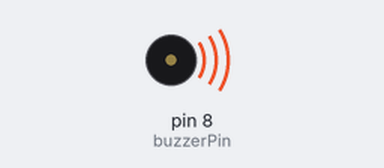
Simulated run of this sketch. Board: Arduino Uno, built with avr-gcc and run on an emulated ATmega328P. Shown: buzzer (waves = sounding).

Above: at 0.2 s.
At 5.7 s:
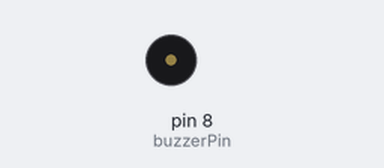
Timing chart, 0 to 8.8 s (numbered marks = the images above):
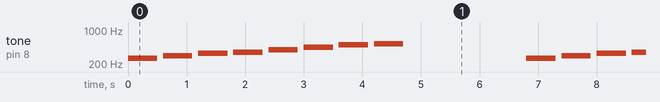

The sketch:

Buzzer.ino
```cpp
int buzzerPin = 8;

// 도레미파솔라시도 주파수 (Hz)
int notes[] = {262, 294, 330, 349, 392, 440, 494, 523};

void setup() {
  pinMode(buzzerPin, OUTPUT);
}

void loop() {
  for (int i = 0; i < 8; i++) {
    tone(buzzerPin, notes[i]);  // 음 재생
    delay(500);                 // 0.5초 동안 유지
    noTone(buzzerPin);          // 소리 끔
    delay(100);                 // 약간의 간격
  }

  delay(2000); // 한 번 연주 후 잠시 멈춤
}
```

Measured:
- by itself, tone on pin 8 (buzzerPin): repeats every 6.8 s: silent 0.10 s, 294 Hz 0.50 s, silent 0.10 s, 330 Hz 0.50 s, silent 0.10 s, 349 Hz 0.50 s, silent 0.10 s, 392 Hz 0.50 s, silent 0.10 s, 440 Hz 0.50 s, silent 0.10 s, 494 Hz 0.50 s, silent 0.10 s, 523 Hz 0.50 s, silent 2.1 s, 262 Hz 0.50 s
